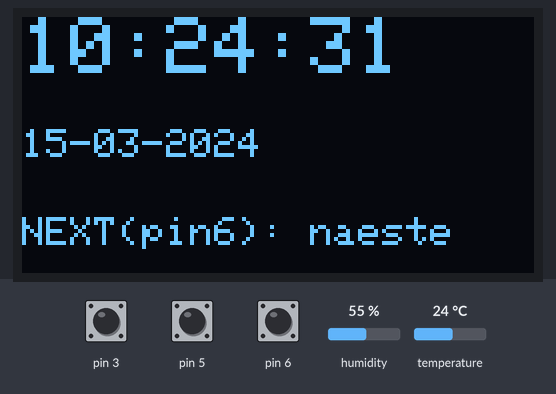
A sketch run on a simulated Arduino Uno, built with avr-gcc and run on an emulated ATmega328P. Shown: 128×64 one-colour display. The test bench sets the inputs (shaded band); at power-on: pin 6 HIGH, pin 3 HIGH, pin 5 HIGH, humidity 55 %, temperature 24 °C. The local clock reads 2024-03-15 10:24:30 at power-on unless the sketch sets it.

Above: at 2.1 s.
2.2 s: pin 6 pulled LOW for 0.15 s
At 4.1 s:
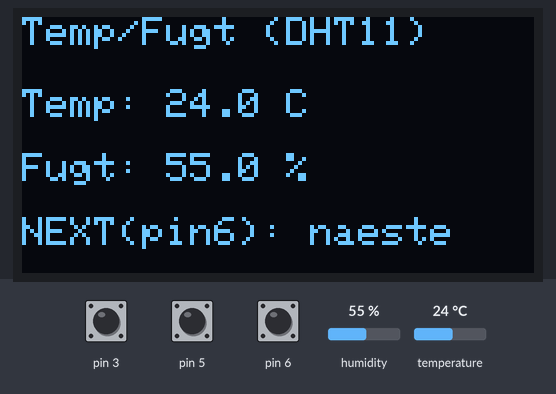
4.9 s: pin 6 pulled LOW for 1 s
At 6.6 s:
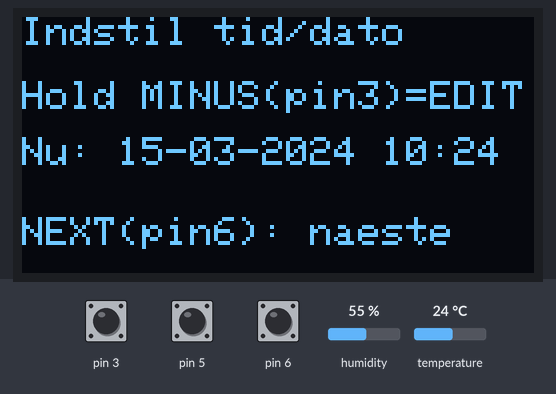
7.5 s: pin 3 pulled LOW for 3.2 s
At 10.2 s:
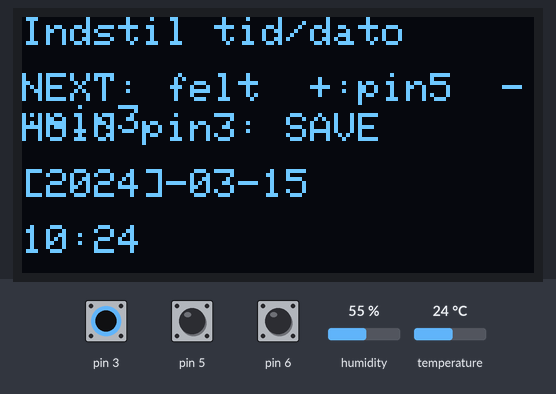
12.2 s: pin 5 pulled LOW for 0.15 s
At 13.6 s:
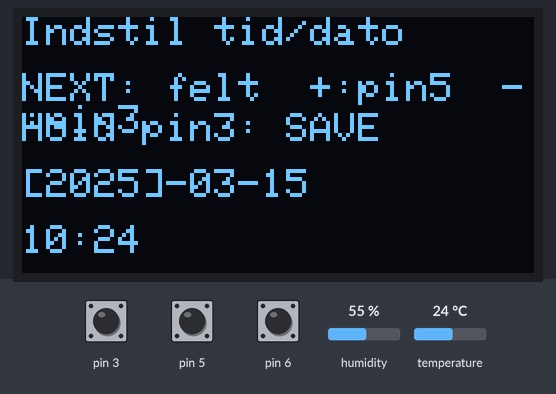
13.9 s: pin 6 pulled LOW for 0.15 s
At 15.2 s:
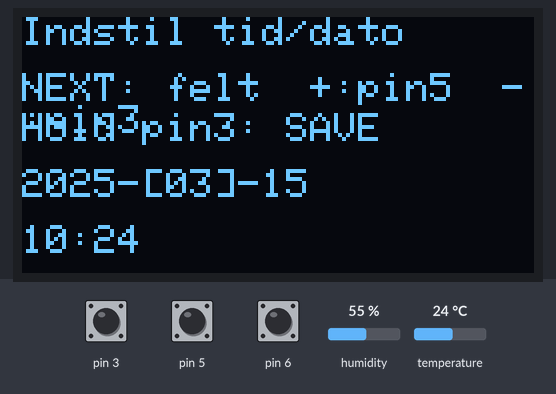
15.7 s: pin 3 pulled LOW for 3.2 s
At 18.9 s:
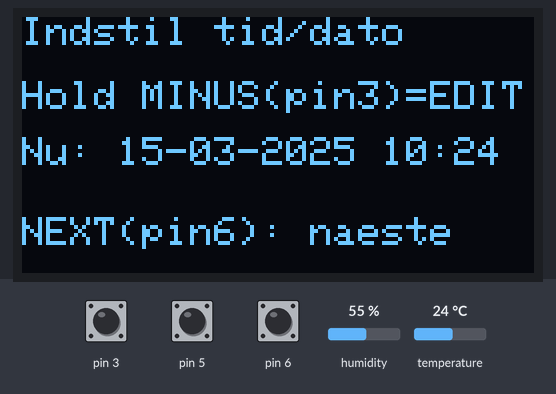
Timing chart, 0 to 20.4 s (numbered marks = the images above; inputs shaded):
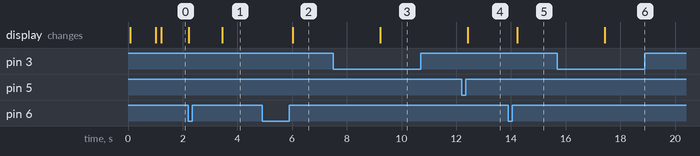

Measured:
- after the input at 4.9 s, the display: changes after 1.1 s (image 2)
- after the input at 7.5 s, the display: changes after 1.7 s (image 3)
- after the input at 12.2 s, the display: changes after 0.22 s (image 4)
- after the input at 13.9 s, the display: changes after 0.32 s (image 5)
- after the input at 15.7 s, the display: changes after 1.7 s (image 6)

The sketch:

sketch_aflopgavetilfre.ino
```cpp
#include <Wire.h>
#include "ui.h"
#include "rtc_service.h"
#include "dht_service.h"
#include "input.h"

void setup() {
  Wire.begin();
  rtc_begin();
  dht_begin();
  ui_begin();
  input_begin();

  ui_showSplash();
}

void loop() {
  input_update();
  ui_update();
}
```

dht_service.cpp
```cpp
#include "dht_service.h"
#include <DHT.h>

#define DHTPIN 7
#define DHTTYPE DHT11

static DHT dht(DHTPIN, DHTTYPE);

void dht_begin() {
  dht.begin();
}

bool dht_read(float &tC, float &hum) {
  hum = dht.readHumidity();
  tC  = dht.readTemperature();
  if (isnan(hum) || isnan(tC)) return false;
  return true;
}
```

dht_service.h
```cpp
#pragma once
#include <Arduino.h>

void dht_begin();
bool dht_read(float &tC, float &hum);
```

input.cpp
```cpp
#include "input.h"
#include "ui.h"
#include <Arduino.h>

#define BTN_NEXT       6
#define BTN_PLUS       5
#define BTN_MINUS_SAVE 3

static const unsigned long DEBOUNCE_MS = 30;
static const unsigned long SAVE_HOLD_MS = 1500;

struct Button {
  int pin;
  bool lastReading;
  bool stable;
  unsigned long lastDebounce;

  bool pressed;
  unsigned long pressStart;
  bool longFired;
};

static Button bNext;
static Button bPlus;
static Button bMinus;

static void initButton(Button &b, int pin) {
  b.pin = pin;
  b.lastReading = HIGH;
  b.stable = HIGH;
  b.lastDebounce = 0;
  b.pressed = false;
  b.pressStart = 0;
  b.longFired = false;

  pinMode(b.pin, INPUT_PULLUP); // internal pullup (ingen modstand)
}

static void updateButton(Button &b) {
  unsigned long now = millis();
  bool reading = digitalRead(b.pin);

  // debounce
  if (reading != b.lastReading) {
    b.lastDebounce = now;
    b.lastReading = reading;
  }

  if (now - b.lastDebounce >= DEBOUNCE_MS) {
    if (reading != b.stable) {
      b.stable = reading;

      if (b.stable == LOW) { // pressed
        b.pressed = true;
        b.pressStart = now;
        b.longFired = false;
      } else { // released
        b.pressed = false;
      }
    }
  }

  // long press on minus/save button
  if (b.pin == BTN_MINUS_SAVE && b.pressed && !b.longFired) {
    if (now - b.pressStart >= SAVE_HOLD_MS) {
      b.longFired = true;

      if (ui_isEditing()) {
        ui_editSaveExit();   // save + exit
      } else if (ui_screen() == SCREEN_SET) {
        ui_enterEdit();      // enter edit
      }
    }
  }
}

// Detect short click (pressed -> released). We also ignore short click if longFired on minus button.
static bool shortClick(Button &b) {
  static bool prevNext = HIGH, prevPlus = HIGH, prevMinus = HIGH;

  bool *prev = &prevMinus;
  if (b.pin == BTN_NEXT) prev = &prevNext;
  else if (b.pin == BTN_PLUS) prev = &prevPlus;

  bool clicked = (*prev == LOW && b.stable == HIGH);
  *prev = b.stable;

  if (b.pin == BTN_MINUS_SAVE && b.longFired) return false;
  return clicked;
}

void input_begin() {
  initButton(bNext,  BTN_NEXT);
  initButton(bPlus,  BTN_PLUS);
  initButton(bMinus, BTN_MINUS_SAVE);
}

void input_update() {
  updateButton(bNext);
  updateButton(bPlus);
  updateButton(bMinus);

  // NEXT: menu / next field
  if (shortClick(bNext)) {
    if (ui_isEditing()) ui_editNextField();
    else ui_nextScreen();
  }

  // PLUS: +
  if (shortClick(bPlus)) {
    if (ui_isEditing()) ui_editInc();
  }

  // MINUS: -
  if (shortClick(bMinus)) {
    if (ui_isEditing()) ui_editDec();
  }
}
```

input.h
```cpp
#pragma once
void input_begin();
void input_update();
```

rtc_service.cpp
```cpp
#include "rtc_service.h"
#include <Arduino.h>

static RTC_DS3231 rtc;

void rtc_begin() {
  if (!rtc.begin()) {
    Serial.begin(9600);
    Serial.println("Couldn't find DS3231");
    while (1) {}
  }

  // Kun hvis den har mistet strøm
  if (rtc.lostPower()) {
    rtc.adjust(DateTime(F(__DATE__), F(__TIME__)));
  }
}

DateTime rtc_now() {
  return rtc.now();
}

void rtc_set(int y, int mo, int d, int h, int mi, int s) {
  rtc.adjust(DateTime(y, mo, d, h, mi, s));
}
```

rtc_service.h
```cpp
#pragma once
#include <RTClib.h>

void rtc_begin();
DateTime rtc_now();
void rtc_set(int y, int mo, int d, int h, int mi, int s);
```

ui.cpp
```cpp
#include "ui.h"
#include <Wire.h>
#include <Adafruit_GFX.h>
#include <Adafruit_SSD1306.h>
#include "rtc_service.h"
#include "dht_service.h"

#define SCREEN_WIDTH 128
#define SCREEN_HEIGHT 64
#define OLED_RESET -1
#define OLED_ADDR 0x3C

static Adafruit_SSD1306 display(SCREEN_WIDTH, SCREEN_HEIGHT, &Wire, OLED_RESET);

static ScreenId current = SCREEN_CLOCK;
static bool editMode = false;

// non-blocking refresh
static unsigned long lastDrawMs = 0;

// EDIT state
enum EditField { EF_YEAR, EF_MONTH, EF_DAY, EF_HOUR, EF_MINUTE, EF_COUNT };
static EditField field = EF_YEAR;
static int eY, eMo, eD, eH, eMi;

// -------- helpers
static void twoDigits(int v) {
  if (v < 10) display.print('0');
  display.print(v);
}

static int daysInMonth(int y, int m) {
  static const int d[] = {31,28,31,30,31,30,31,31,30,31,30,31};
  int dim = d[m - 1];
  bool leap = ((y % 4 == 0) && (y % 100 != 0)) || (y % 400 == 0);
  if (m == 2 && leap) dim = 29;
  return dim;
}

static void clampEdit() {
  if (eY < 2000) eY = 2000;
  if (eY > 2099) eY = 2099;

  if (eMo < 1) eMo = 1;
  if (eMo > 12) eMo = 12;

  int dim = daysInMonth(eY, eMo);
  if (eD < 1) eD = 1;
  if (eD > dim) eD = dim;

  if (eH < 0) eH = 0;
  if (eH > 23) eH = 23;

  if (eMi < 0) eMi = 0;
  if (eMi > 59) eMi = 59;
}

static void loadFromRtc() {
  DateTime now = rtc_now();
  eY  = now.year();
  eMo = now.month();
  eD  = now.day();
  eH  = now.hour();
  eMi = now.minute();
  field = EF_YEAR;
  clampEdit();
}

// -------- draw screens
static void drawClock() {
  DateTime now = rtc_now();

  display.clearDisplay();
  display.setTextColor(SSD1306_WHITE);

  display.setTextSize(2);
  display.setCursor(0, 0);
  twoDigits(now.hour()); display.print(':');
  twoDigits(now.minute()); display.print(':');
  twoDigits(now.second()); // ✅ 2 cifre

  display.setTextSize(1);
  display.setCursor(0, 28);
  twoDigits(now.day()); display.print('-');
  twoDigits(now.month()); display.print('-');
  display.print(now.year());

  display.setCursor(0, 50);
  display.println("NEXT(pin6): naeste");

  display.display();
}

static void drawDht() {
  float tC, hum;
  bool ok = dht_read(tC, hum);

  display.clearDisplay();
  display.setTextColor(SSD1306_WHITE);
  display.setTextSize(1);
  display.setCursor(0, 0);
  display.println("Temp/Fugt (DHT11)");

  if (!ok) {
    display.setCursor(0, 18);
    display.println("DHT read error!");
  } else {
    display.setCursor(0, 18);
    display.print("Temp: "); display.print(tC, 1); display.println(" C");
    display.setCursor(0, 34);
    display.print("Fugt: "); display.print(hum, 1); display.println(" %");
  }

  display.setCursor(0, 50);
  display.println("NEXT(pin6): naeste");
  display.display();
}

static void drawSet() {
  display.clearDisplay();
  display.setTextColor(SSD1306_WHITE);
  display.setTextSize(1);
  display.setCursor(0, 0);
  display.println("Indstil tid/dato");

  if (!editMode) {
    display.setCursor(0, 16);
    display.println("Hold MINUS(pin3)=EDIT");

    display.setCursor(0, 30);
    DateTime now = rtc_now();
    display.print("Nu: ");
    twoDigits(now.day()); display.print("-");
    twoDigits(now.month()); display.print("-");
    display.print(now.year());
    display.print(" ");
    twoDigits(now.hour()); display.print(":");
    twoDigits(now.minute());

    display.setCursor(0, 50);
    display.println("NEXT(pin6): naeste");
    display.display();
    return;
  }

  display.setCursor(0, 14);
  display.println("NEXT: felt  +:pin5  -:pin3");
  display.setCursor(0, 24);
  display.println("Hold pin3: SAVE");

  // YYYY-MM-DD
  display.setCursor(0, 38);
  if (field == EF_YEAR) display.print("[");
  display.print(eY);
  if (field == EF_YEAR) display.print("]");
  display.print("-");

  if (field == EF_MONTH) display.print("[");
  twoDigits(eMo);
  if (field == EF_MONTH) display.print("]");
  display.print("-");

  if (field == EF_DAY) display.print("[");
  twoDigits(eD);
  if (field == EF_DAY) display.print("]");

  // HH:MM
  display.setCursor(0, 52);
  if (field == EF_HOUR) display.print("[");
  twoDigits(eH);
  if (field == EF_HOUR) display.print("]");
  display.print(":");
  if (field == EF_MINUTE) display.print("[");
  twoDigits(eMi);
  if (field == EF_MINUTE) display.print("]");

  display.display();
}

// -------- public API
void ui_begin() {
  if (!display.begin(SSD1306_SWITCHCAPVCC, OLED_ADDR)) {
    while (1) {}
  }
  display.clearDisplay();
  display.display();
}

void ui_showSplash() {
  display.clearDisplay();
  display.setTextSize(1);
  display.setTextColor(SSD1306_WHITE);
  display.setCursor(0, 0);
  display.println("IoT House");
  display.println("pin6: NEXT/menu");
  display.println("pin5: +");
  display.println("pin3: - / hold=save");
  display.display();
  delay(900);
}

void ui_update() {
  unsigned long nowMs = millis();

  // refresh rate per screen (non-blocking)
  unsigned long interval = 200;
  if (current == SCREEN_DHT) interval = 1200; // DHT ikke for hurtigt
  if (current == SCREEN_SET) interval = 200;

  if (nowMs - lastDrawMs < interval) return;
  lastDrawMs = nowMs;

  if (current == SCREEN_CLOCK) drawClock();
  else if (current == SCREEN_DHT) drawDht();
  else drawSet();
}

ScreenId ui_screen() { return current; }

void ui_nextScreen() {
  if (editMode) return; // lås menu mens vi editer
  current = (ScreenId)((current + 1) % SCREEN_COUNT);
}

bool ui_isEditing() { return editMode; }

void ui_enterEdit() {
  if (current != SCREEN_SET) return;
  editMode = true;
  loadFromRtc();
}

void ui_exitEdit() {
  editMode = false;
}

void ui_editNextField() {
  if (!editMode) return;
  field = (EditField)((field + 1) % EF_COUNT);
}

void ui_editInc() {
  if (!editMode) return;
  switch (field) {
    case EF_YEAR:   eY++; break;
    case EF_MONTH:  eMo++; break;
    case EF_DAY:    eD++; break;
    case EF_HOUR:   eH++; break;
    case EF_MINUTE: eMi++; break;
    default: break;
  }
  clampEdit();
}

void ui_editDec() {
  if (!editMode) return;
  switch (field) {
    case EF_YEAR:   eY--; break;
    case EF_MONTH:  eMo--; break;
    case EF_DAY:    eD--; break;
    case EF_HOUR:   eH--; break;
    case EF_MINUTE: eMi--; break;
    default: break;
  }
  clampEdit();
}

void ui_editSaveExit() {
  if (!editMode) return;
  clampEdit();
  rtc_set(eY, eMo, eD, eH, eMi, 0); // seconds=0 ved save
  editMode = false;
}
```

ui.h
```cpp
#pragma once
#include <Arduino.h>

enum ScreenId { SCREEN_CLOCK, SCREEN_DHT, SCREEN_SET, SCREEN_COUNT };

void ui_begin();
void ui_showSplash();
void ui_update();

ScreenId ui_screen();
void ui_nextScreen();

bool ui_isEditing();
void ui_enterEdit();      // enter edit (kun på SCREEN_SET)
void ui_exitEdit();       // exit edit uden at gemme

void ui_editNextField();
void ui_editInc();
void ui_editDec();
void ui_editSaveExit();
```
